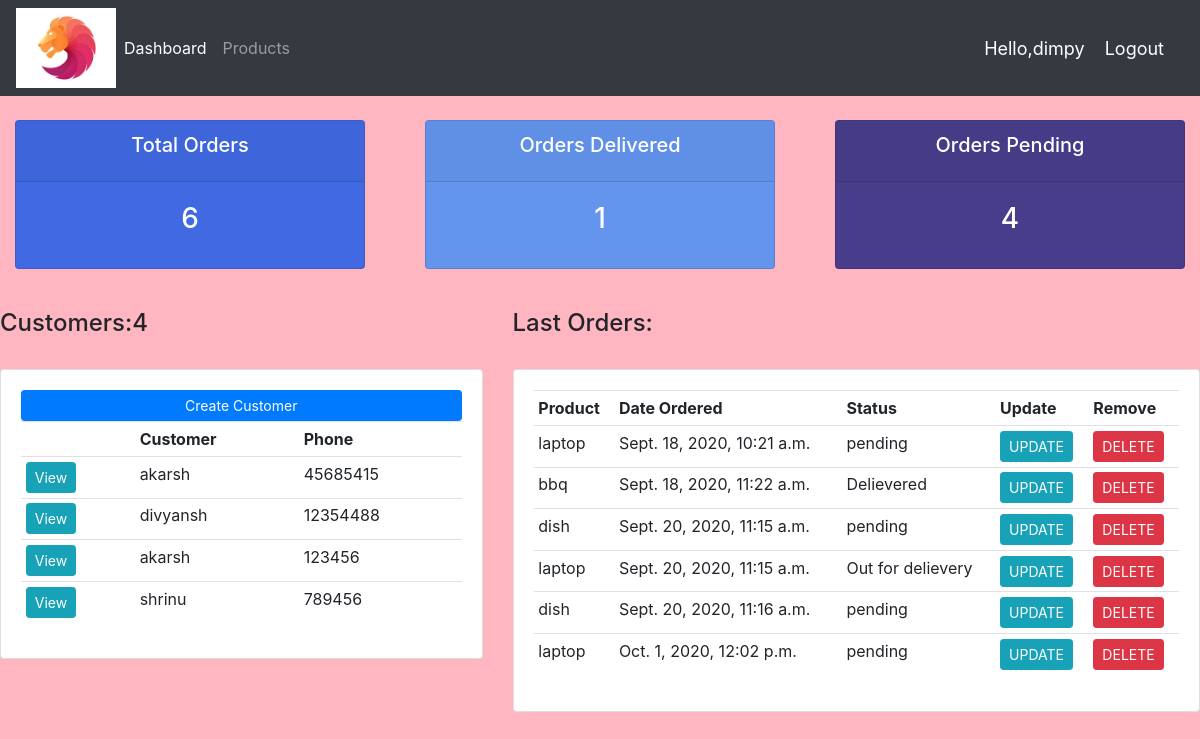
The app's page / (signed in) with its own data.
### accounts/models.py (models this page shows, shortened)
class Customer(models.Model):
    user=models.OneToOneField(User,null=True,blank=True,on_delete=models.CASCADE)
    name=models.CharField(max_length=25,null=True)
    email=models.CharField(max_length=25,null=True)
    phone=models.CharField(max_length=12,null=True)
    profile_pic=models.ImageField(default="dpdefault.png",null=True,blank=True)
    date=models.DateTimeField(auto_now_add=True,null=True)

class Order(models.Model):
    STATUS=(
        ('pending','pending'),
        ('Out for delievery','Out for delievery'),
        ('Delievered','Delievered')
    )
    customer=models.ForeignKey(Customer,null=True,on_delete=models.SET_NULL)
    product=models.ForeignKey(Products,null=True,on_delete=models.SET_NULL)
    date=models.DateTimeField(auto_now_add=True,null=True)
    status=models.CharField(max_length=100,null=True,choices=STATUS)
    note=models.CharField(max_length=1000,null=True)

class Products(models.Model):
    CATEGORY=(
        ('INDOOR','INDOOR'),
        ('OUTDOOR','OUTDOOR')
    )
    name=models.CharField(max_length=25,null=True)
    price=models.FloatField()
    category=models.CharField(max_length=100,null=True,choices=CATEGORY)
    description=models.CharField(max_length=250,null=True)
    date=models.DateTimeField(auto_now_add=True,null=True)
    tags=models.ManyToManyField(Tags)
    def __str__(self):
       return self.name

### accounts/decorators.py (the view)
    def wrapper_func(request,*args,**kwargs):
            group=None
            if request.user.groups.exists():
                group=request.user.groups.all()[0].name
            if group=='customer':
                return redirect('user-page')
            if group == 'admin':
                return view_func(request,*args,**kwargs)

### accounts/views.py (called while the page is built)
@login_required(login_url='login')
@admin_only
def home(request):
    orders=Order.objects.all()
    customers=Customer.objects.all()
    total_customer=customers.count()
    total_order=orders.count()
    delievered=orders.filter(status='Delievered').count()
    pending=orders.filter(status='pending').count()
    context={'orders':orders,'customers':customers,'total_customers':total_customer,'total_orders':total_order,'delievered':delievered,'pending':pending}
    return render(request,'dashboard.htm',context)

### accounts/templates/dashboard.htm
{% extends 'main.htm' %}
{% block content %}
{% include 'status.htm' %}
   <br>
<div class="row ">
    <div class=" col-md-5">
        <h4>Customers:{{total_customers}}</h4>
        <br>
        <div class="card card-body">
            <a class="btn btn-primary btn-sm btn-block " href="">Create Customer</a>
        <table class="table table-sm">
            <tr>
                <th></th>
                <th>Customer</th>
                <th>Phone</th>
            </tr>
            {% for customer in customers %}
            <tr>
                <td><a class="btn btn-sm btn-info" href="{% url 'customer' customer.id %}"> View</a></td>
                <td>{{customer.name}}</td>
                <td>{{customer.phone}}</td>
            </tr>
            {% endfor %}
        </table>
        </div>
    </div>
    <div class=" col-md-7">
        <h4>Last Orders:</h4>
        <br>
        <div class="card card-body">
            <table class="table table-sm">
            <tr>
                <th>Product</th>
                <th>Date Ordered</th>
                <th>Status</th>
                <th>Update</th>
                <th>Remove</th>
            </tr>
            {% for order in orders %}
            <tr>
                <td>{{order.product}}</td>
                <td>{{order.date}}</td>
                <td>{{order.status}}</td>
                <td><a class="btn btn-sm btn-info" href="{% url 'update_order' order.id %}">UPDATE</a></td>
                <td><a class="btn btn-sm btn-danger" href="{% url 'delete_order' order.id %}">DELETE</a></td>
            </tr>
            {% endfor %}
        </table>
        </div>
    </div>
  </div>
{% endblock %}

### accounts/templates/main.htm (shortened to what this page needs)
{% load static%}
<!doctype html>
<html lang="en">
  <head>
    <link rel="stylesheet" href="https://stackpath.bootstrapcdn.com/bootstrap/4.5.2/css/bootstrap.min.css">
    <link rel="stylesheet" href="{% static '/main.css'%}">
  </head>
  <body>
    <nav class="navbar navbar-expand-lg navbar-dark bg-dark">
      <img src="/static/img/logo.jpeg" alt="" width="100" height="80">
        <div class="collapse navbar-collapse" id="navbarNav">
          <ul class="navbar-nav">
            {% if request.user.is_staff %}
            <li class="nav-item active">
              <a class="nav-link" href="{% url 'home' %}"> Dashboard </a>
            </li>
            <li class="nav-item">
              <a class="nav-link" href="{% url 'products' %}">Products</a>
            </li>
            {% else %}
            <li class="nav-item">
              <a class="nav-link" href="{% url 'account' %}">Settings</a>
            </li>
            {% endif %}
          </ul>
        </div>
        <span class="hello-msg">Hello,{{request.user}}</span>
        <span><a class="hello-msg" href="{% url 'logout' %}">Logout</a></span>
      </nav>
    {% block content %}
    {% endblock %}
  </body>
</html>

### accounts/templates/status.htm
{% block content %}
<br>
<div class="row">
    <div class="col">
        <div class="col-md">
            <div class="card text-center text-white  mb-3" id="total-orders">
                <div class="card-header">
                    <h5 class="card-title">Total Orders</h5>
                </div>
                <div class="card-body">
                    <h3 class="card-title">{{total_orders}}</h3>
                </div>
            </div>
        </div>
    </div>
    <div class="col">
        <div class="col-md">
            <div class="card text-center text-white  mb-3" id="orders-delivered">
                <div class="card-header">
                    <h5 class="card-title">Orders Delivered</h5>
                </div>
                <div class="card-body">
                    <h3 class="card-title">{{delievered}}</h3>
                </div>
            </div>
        </div>
    </div>
    <div class="col">
        <div class="col-md">
            <div class="card text-center text-white  mb-3" id="orders-pending">
                <div class="card-header">
                    <h5 class="card-title">Orders Pending</h5>
                </div>
                <div class="card-body">
                    <h3 class="card-title">{{pending}}</h3>
                </div>
            </div>
        </div>
    </div>
</div>
{% endblock %}

### static/main.css (style rules this page uses)
body { background-color:lightpink; }
#total-orders { background-color:royalblue; }
#orders-delivered { background-color:cornflowerblue; }
#orders-pending { background-color:darkslateblue; }

### accounts/templates/main.htm (style rules this page uses)
.hello-msg { font-size: 18px; color: #ffffff; margin-right: 20px; }

### records on screen
Customer: name "akarsh", phone "45685415"
Customer: name "divyansh", phone "12354488"
Customer: name "akarsh", phone "123456"
Customer: name "shrinu", phone "789456"
Order: product "laptop", date "Sept. 18, 2020, 10:21 a.m.", status "pending"
Order: product "bbq", date "Sept. 18, 2020, 11:22 a.m.", status "Delievered"
Order: product "dish", date "Sept. 20, 2020, 11:15 a.m.", status "pending"
Order: product "laptop", date "Sept. 20, 2020, 11:15 a.m.", status "Out for delievery"
Order: product "dish", date "Sept. 20, 2020, 11:16 a.m.", status "pending"
Order: product "laptop", date "Oct. 1, 2020, 12:02 p.m.", status "pending"

### other values on screen
{{ request.user }} "dimpy"
{{ total_orders }} "6"
{{ delievered }} "1"
{{ pending }} "4"
{{ total_customers }} "4"
